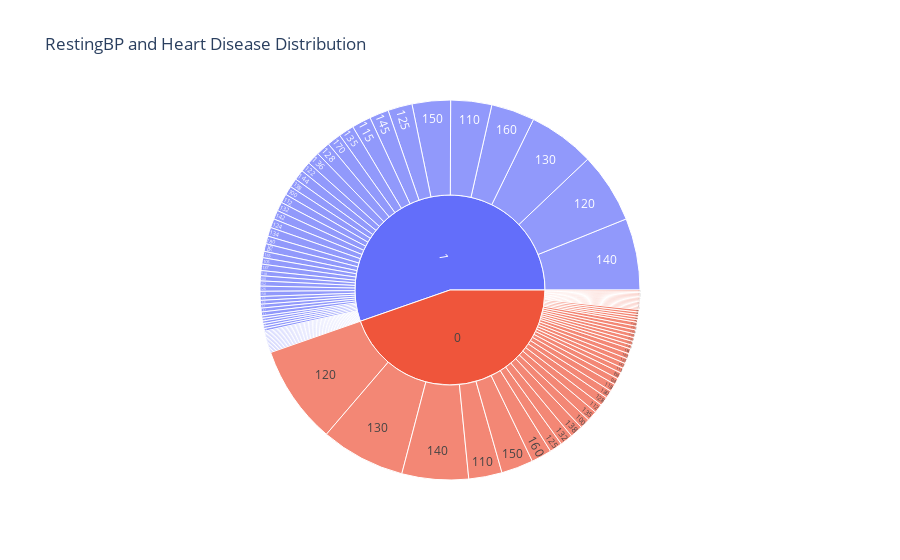

Here is the notebook cell this chart was saved with:
### Code cell
px.sunburst(heart, path=['HeartDisease','RestingBP'], title='RestingBP and Heart Disease Distribution')

### Figure 1 — Plotly figure (JSON) as saved in the notebook; plotly's stock layout.template omitted (floating-point values rounded to 4 significant figures)
{"data": [{"branchvalues": "total", "domain": {"x": [0, 1], "y": [0, 1]}, "hovertemplate": "labels=%{label}<br>count=%{value}<br>parent=%{parent}<br>id=%{id}<extra></extra>", "ids": ["0/140", "1/160", "0/130", "1/138", "0/150", "0/120", "0/110", "1/140", "1/136", "0/115", "1/110", "1/100", "1/120", "0/100", "0/124", "1/150", "0/113", "0/125", "1/145", "1/125", "1/130", "0/112", "0/160", "1/112", "0/132", "1/118", "1/170", "0/142", "0/190", "1/135", "1/180", "0/108", "0/145", "1/115", "1/155", "1/128", "0/135", "0/180", "0/170", "1/106", "1/92", "1/200", "1/122", "0/122", "0/98", "0/105", "0/133", "1/95", "1/105", "0/155", "0/80", "1/137", "1/185", "1/165", "1/132", "1/142", "0/126", "1/133", "0/152", "1/116", "0/138", "1/124", "1/144", "0/154", "1/134", "0/104", "1/139", "0/128", "1/131", "0/134", "1/152", "1/126", "1/154", "1/141", "0/131", "1/178", "1/146", "1/158", "0/106", "0/136", "0/123", "1/102", "1/96", "0/139", "1/143", "1/104", "1/172", "1/156", "0/118", "1/190", "0/114", "1/127", "0/101", "1/174", "1/108", "0/156", "0/94", "0/148", "0/178", "1/117", "1/192", "1/123", "0/129", "0/102", "0/172", "0/146", "1/148", "1/114", "1/164", "0", "1"], "labels": ["140", "160", "130", "138", "150", "120", "110", "140", "136", "115", "110", "100", "120", "100", "124", "150", "113", "125", "145", "125", "130", "112", "160", "112", "132", "118", "170", "142", "190", "135", "180", "108", "145", "115", "155", "128", "135", "180", "170", "106", "92", "200", "122", "122", "98", "105", "133", "95", "105", "155", "80", "137", "185", "165", "132", "142", "126", "133", "152", "116", "138", "124", "144", "154", "134", "104", "139", "128", "131", "134", "152", "126", "154", "141", "131", "178", "146", "158", "106", "136", "123", "102", "96", "139", "143", "104", "172", "156", "118", "190", "114", "127", "101", "174", "108", "156", "94", "148", "178", "117", "192", "123", "129", "102", "172", "146", "148", "114", "164", "0", "1"], "name": "", "parents": ["0", "1", "0", "1", "0", "0", "0", "1", "1", "0", "1", "1", "1", "0", "0", "1", "0", "0", "1", "1", "1", "0", "0", "1", "0", "1", "1", "0", "0", "1", "1", "0", "0", "1", "1", "1", "0", "0", "0", "1", "1", "1", "1", "0", "0", "0", "0", "1", "1", "0", "0", "1", "1", "1", "1", "1", "0", "1", "0", "1", "0", "1", "1", "0", "1", "0", "1", "0", "1", "0", "1", "1", "1", "1", "0", "1", "1", "1", "0", "0", "0", "1", "1", "0", "1", "1", "1", "1", "0", "1", "0", "1", "0", "1", "1", "0", "0", "0", "0", "1", "1", "1", "0", "0", "0", "0", "1", "1", "1", "", ""], "type": "sunburst", "values": [52, 34, 66, 7, 25, 77, 26, 56, 10, 4, 32, 7, 55, 8, 5, 30, 1, 10, 15, 19, 52, 7, 16, 7, 10, 4, 11, 4, 1, 12, 6, 5, 3, 15, 5, 11, 8, 6, 3, 1, 1, 4, 8, 4, 1, 4, 3, 6, 5, 3, 1, 5, 1, 2, 7, 7, 3, 3, 3, 2, 10, 7, 8, 1, 7, 2, 3, 7, 3, 4, 4, 4, 2, 3, 1, 2, 3, 4, 2, 3, 1, 1, 1, 2, 2, 1, 1, 1, 6, 1, 1, 1, 1, 1, 2, 1, 2, 1, 1, 1, 1, 1, 1, 2, 1, 1, 1, 1, 1, 410, 508]}], "layout": {"legend": {"tracegroupgap": 0}, "title": {"text": "RestingBP and Heart Disease Distribution"}}}
